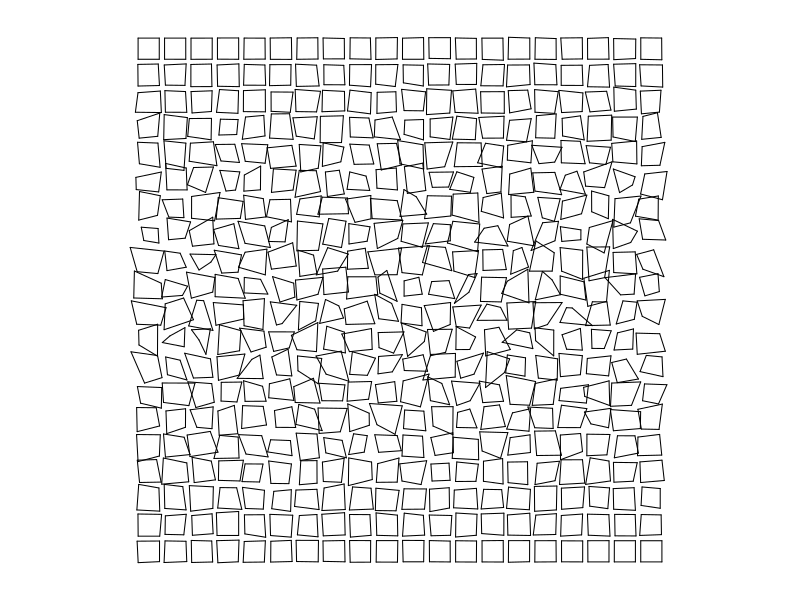

Source code (R):
# From: https://github.com/quantixed/gBlocks/blob/master/r/grid_of_hysterical%20squares.R
# But I added a lot of comments

# this function will make grid art
# arguments define the number of squares in each dimension (xSize, ySize)
# grout defines the gap between squares (none = 0, max = 1)
# hFactor defines the amount of hysteresis (none = 0, max = 1, moderate = 10)
make_grid_art <- function(xSize, ySize, grout, hFactor) {
  # create regular sequences
  xWave <- seq.int(1:xSize)
  yWave <- seq.int(1:ySize)
  
  axMin <- min(min(xWave) - 1,min(yWave) - 1)
  axMax <- max(max(xWave) + 1,max(yWave) + 1)
  nSquares <- length(xWave) * length(yWave)
  x <- 0
  halfGrout <- (1 - grout) / 2
  
  for (i in seq_along(yWave)) {
    yCentre <- yWave[i]
    for (j in seq_along(xWave)) {
      # random generation for the normal distribution
      if(hFactor < 1) {
        hyst <- rnorm(8, halfGrout, 0)
      }
      else {
        hyst <- rnorm(8, halfGrout, sin(x / (nSquares - 1) * pi) / hFactor)
      }
      xCentre <- xWave[j]
      # define corners
      lt <- c(xCentre - hyst[1],yCentre - hyst[2])
      rt <- c(xCentre + hyst[3],yCentre - hyst[4])
      rb <- c(xCentre + hyst[5],yCentre + hyst[6])
      lb <- c(xCentre - hyst[7],yCentre + hyst[8])
      # define shape from corners
      new_shape_start <- rbind(lt,rt,rb,lb)
      new_shape_end <- rbind(rt,rb,lb,lt)
      new_shape <- cbind(new_shape_start,new_shape_end)
      
      if(i == 1 && j == 1) {
        multiple_segments <- new_shape
      } else {
        multiple_segments <- rbind(multiple_segments,new_shape)
      }
      x <- x + 1
    }
  }
  # no margins
  par(mar = c(0,0,0,0))
  
  plot(0, 0,
       xlim=c(axMin,axMax),
       ylim=c(axMax,axMin),
       col = "white", xlab = "", ylab = "", axes=F, asp = 1)
  
  segments(x0 = multiple_segments[,1],
           y0 = multiple_segments[,2],
           x1 = multiple_segments[,3],
           y1 = multiple_segments[,4])
}
# square grid with minimal hysteresis
# make_grid_art(10,10,0.2,50)
# square grid (more squares) more hysteresis
make_grid_art(20,20,0.2,7)
# rectangular grid same hysteresis
# make_grid_art(25,15,0.2,10)
# same grid with no hysteresis
# make_grid_art(25,15,0.2,0)
# square grid moderate hysteresis and no grout
# make_grid_art(20,20,0,10)